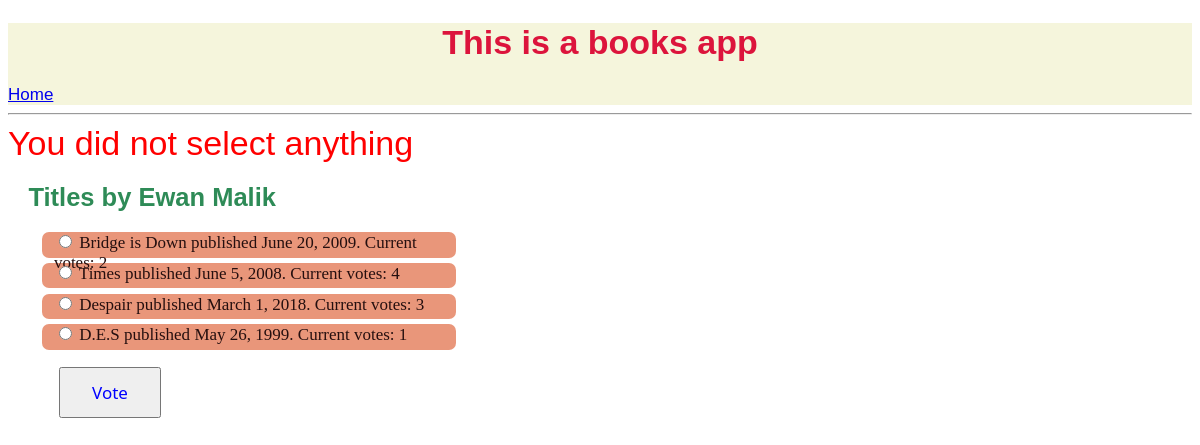
The app's page /books/1/vote/ with its own data.
### books/models.py (models this page shows, shortened)
class Author(models.Model):
    author_id = models.IntegerField(primary_key=True)
    name = models.CharField(max_length=200)
    bio = models.TextField()
    picture = models.FileField(upload_to='authors', default='authors/defaulta.png')
    def __str__(self):
        return self.name

class Book(models.Model):
    book_id = models.CharField(max_length=200, primary_key=True)
    title = models.CharField(max_length=200)
    author = models.ForeignKey(Author, on_delete=models.PROTECT)
    publisher = models.CharField(max_length=400)
    number_of_pages = models.IntegerField()
    year_of_publication = models.DateField()
    genre = models.CharField(max_length=200)
    is_favourite = models.BooleanField()
    date_added = models.DateTimeField(auto_now_add=True)
    book_cover = models.FileField(upload_to='books_cover', default='books_cover/default.png')
    votes = models.IntegerField(default=0)

### books/views.py (the view)
# urls.py: path('<the_book_id>/vote/', views.vote, name='vote'),
def vote(request, the_book_id):
    book = get_object_or_404(Book, book_id=the_book_id)
    author_name = book.author
    author = Author.objects.get(name = author_name)
    books = author.book_set.all()
    try:
        to_vote = get_object_or_404(Book, book_id=request.POST['book'])
    except (KeyError, Book.DoesNotExist):
        return render(request, 'books/same_author.html', {
            'books': books,
            'author':author,
            'error_message': 'You did not select anything',
        })
    else:
        to_vote.votes += 1
        to_vote.save()
        return HttpResponseRedirect(reverse('books:index'))

### books/templates/books/same_author.html (shortened to what this page needs)
{% extends "books/base.html" %}
{% load staticfiles %}
{% block style %}<link type="text/css" rel="stylesheet" href="{% static 'books/same.css'%}">{% endblock style %}
{% block body %}
{% if books %}
    <div class='red'>
        {% if error_message %} {{error_message }}{% endif %}
    </div>
    <h2 id='other'>Titles by {{ author.name }}</h2>
    <form action="{% url 'books:vote' author.author_id %}" method="post">
        {% for book in books %}
        <div id='li'>
            <input type="radio" name="book" id="book{{ forloop.counter }}" value="{{ book.book_id }}">
            <label for="book{{ forloop.counter }}"><a href="{% url 'books:detail' book.book_id %}">{{book.title}} </a>published {{ book.year_of_publication }}. Current votes: {{ book.votes }}</label>
            <br />
        </div>
        {% endfor %}
        <div id='button'><input type="submit" value="Vote"></div>
    </form>
{% else %}
    <p class="red">{{author.name}} has no books</p>
{% endif %}
{% endblock body %}

### books/static/books/same.css (style rules this page uses)
html { font-size: 17px; }
#li { background: darksalmon; width: 35%; height: 1.5em; margin-top: 0.3em; padding-left: 0.7em; border-radius: 7px; color: rgb(37, 15, 15); }
#li a { color: rgb(37, 15, 15); text-decoration: none; }
#other { color: seagreen; font-family: 'Lucida Sans', 'Lucida Sans Regular', 'Lucida Grande', 'Lucida Sans Unicode', Geneva, Verdana, sans-serif; margin: 0.8em; }
.red { font-family: Arial, Helvetica, sans-serif; color: red; font-size: 2em; }
form { margin-left: 2em; }
#button input { color: blue; width: 6em; height: 3em; margin: 1em; font-family: 'Segoe UI', Tahoma, Geneva, Verdana, sans-serif; font-size: 1em; font-stretch: expanded; font-kerning: auto; }

### records on screen
Author: name "Ewan Malik"
Book: title "Bridge is Down", year_of_publication "June 20, 2009"
Book: title "Times", year_of_publication "June 5, 2008", votes "4"
Book: title "Despair", year_of_publication "March 1, 2018", votes "3"
Book: title "D.E.S", year_of_publication "May 26, 1999", votes "1"

### other values on screen
{{ error_message }} "You did not select anything"
